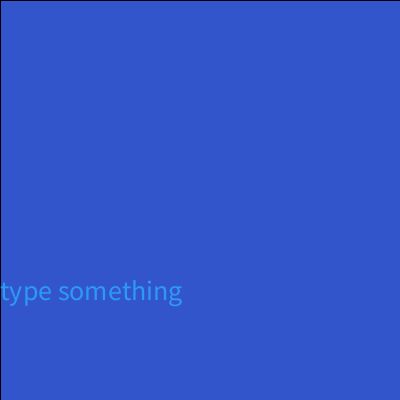
Frame 1 (no input)
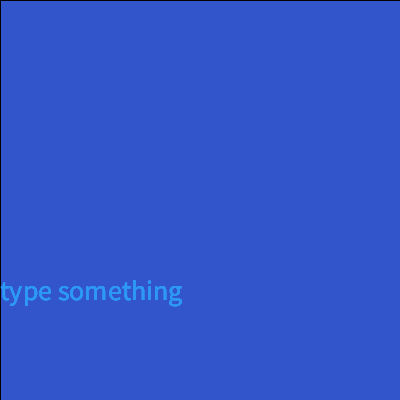
Frame 60 (the mouse pressed at the canvas centre just before this capture)
Frame 120 (the mouse held since frame 60 and released just before this capture): identical to frame 60, image omitted

The Processing sketch that drew these frames (run headless with seeded random() and noise(); from frame 60 on, the mouse is pressed at the canvas centre):

// Processing sketch: sketch_25
// ── sketch_25.pde

// episode 25
// typing big letters that fade out

void setup() {
  size(400,400);
  background(#3355CC);
}

void draw() {
// fill(#3DB7A8);
// textSize(160);
// text("type something", 0, 240);

fill(#3355CC, 20);
rect(0,0,width,height);

  fill(#2C99F5);
  textSize(28);
  text("type something", 0, 300);
}

void keyPressed() {
    fill(#3DB7A8);
  textSize(random(20,200));
  text(key, random(400), random(100, 400));
  println(key);
}
